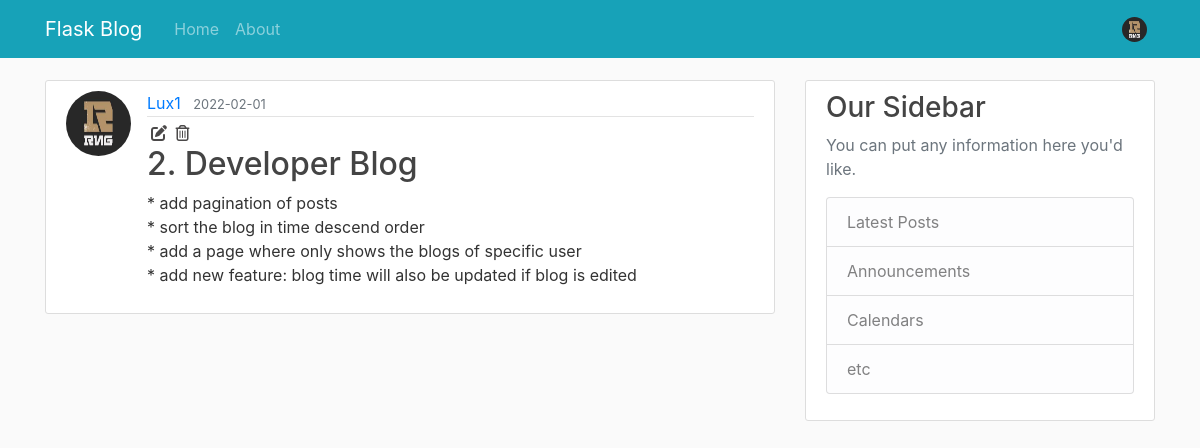
/post/2 (signed in), run on an earlier commit of the app's database.
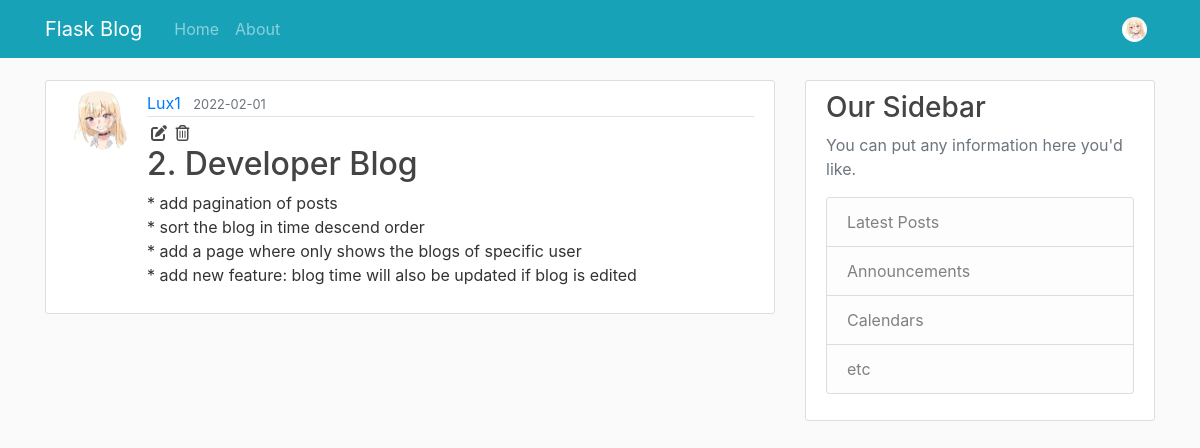
And on a later commit of the database.
### flaskblog/models.py (models this page shows, shortened)
class User(db.Model, UserMixin):
    id = db.Column(db.Integer, primary_key=True)
    username = db.Column(db.String(20), unique=True, nullable=False)
    email = db.Column(db.String(120), unique=True, nullable=False)
    image_file = db.Column(db.String(20), nullable=False, default='default.png')
    password = db.Column(db.String(60), nullable=False)
    posts = db.relationship('Post', backref='author', lazy=True)

### flaskblog/posts/routes.py (the view)
@posts.route('/post/<int:post_id>')
def post(post_id):
    post = Post.query.get_or_404(post_id)
    return render_template('post.html', title=post.title, post=post)

### flaskblog/models.py (called while the page is built)
@login_manager.user_loader
def load_user(user_id):
    return User.query.get(int(user_id))

### flaskblog/templates/post.html (shortened to what this page needs)
{% extends "template.html" %}
{% block content %}
    <article class="media content-section">
        {% if post.author.image_file != 'default.png' %}
            <img class="rounded-circle article-img" src="{{url_for('static', filename='profile_img/' + post.author.id|string + '/' + post.author.image_file)}}">
        {% else %}
            <img class="rounded-circle article-img" src="{{url_for('static', filename='profile_img/default.png')}}">
        {% endif %}
        <div class="media-body">
            <div class="article-metadata">
                <a class="mr-2" href="{{url_for('users.user_post', username=post.author.username)}}">{{post.author.username}}</a>
                <small class="text-muted">{{post.date_posted.strftime('%Y-%m-%d')}}</small>
            </div>
            {% if post.author == current_user %}
            <div>
                <a class='article-icon' href="{{url_for('posts.update_post', post_id=post.id)}}"><i class="fas fa-edit ml-1"></i></a>
                <a class='article-icon' href="#"><i class="far fa-trash-alt ml-1" data-toggle="modal" data-target="#deleteModal"></i></a>
            </div>
            {% endif %}
            <h2 class="article-title" >{{post.title}}</h2>
            <p class="article-content">{{post.content}}</p>
        </div>
    </article>
{% endblock content %}

### flaskblog/templates/template.html (shortened to what this page needs)
<!DOCTYPE html>
<html>
    <head>
        <link rel="stylesheet" href="https://maxcdn.bootstrapcdn.com/bootstrap/4.0.0/css/bootstrap.min.css">
        <link rel="stylesheet" type="text/css" href="{{ url_for('static', filename='main.css') }}">
    </head>
    <body>
            <nav class="navbar navbar-expand-md navbar-dark bg-info fixed-top">
              <div class="container">
                <a class="navbar-brand mr-4" href="/">Flask Blog</a>
                <div class="collapse navbar-collapse" id="navbarToggle">
                  <div class="navbar-nav mr-auto">
                    <a class="nav-item nav-link" href="{{url_for('main.home')}}">Home</a>
                    <a class="nav-item nav-link" href="{{url_for('main.about')}}">About</a>
                  </div>
                  <div class="navbar-nav">
                    {% if current_user.is_authenticated %}
                      <li class="nav-item dropdown nav-user">
                        <a class="nav-link nav-user-img " href="#" data-toggle="dropdown" aria-haspopup="true" aria-expanded="false" id="Userdropdownmenu">
                          {% if current_user.image_file != 'default.png' %}
                            <img class="rounded-circle" src="{{url_for('static', filename='profile_img/' + current_user.id|string + '/' + current_user.image_file)}}" height="25"  width="25" alt="Avatar">
                          {% else %}
                            <img class="rounded-circle" src="{{'static\\profile_img\\default.png'}}" height="25" alt="Avatar">
                          {% endif %}
                        </a>
                      </li>
                    {% else %}
                      <a class="nav-item nav-link" href="{{url_for('users.login')}}">Login</a>
                      <a class="nav-item nav-link" href="{{url_for('users.register')}}">Register</a>
                    {% endif %}
                  </div>
                </div>
              </div>
            </nav>
        <main role="main" class="container">
            <div class="row">
                <div class="col-md-8">
                    {% block content %}{% endblock %}
                </div>
                <div class="col-md-4">
                  <div class="content-section">
                    <h3>Our Sidebar</h3>
                    <p class='text-muted'>You can put any information here you'd like.
                      <ul class="list-group">
                        <li class="list-group-item list-group-item-light">Latest Posts</li>
                        <li class="list-group-item list-group-item-light">Announcements</li>
                        <li class="list-group-item list-group-item-light">Calendars</li>
                        <li class="list-group-item list-group-item-light">etc</li>
                      </ul>
                    </p>
                  </div>
                </div>
            </div>
        </main>
    </body>
</html>

What changed in the data, as far as the page shows it:
changed User "Lux1": id+image_file: a different picture
